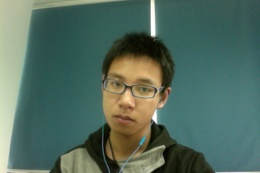
%> input picture HW2_0304110518_虞嘉豪/img.jpg, 260 x 173 px, shrunk from 640 x 426 before the run
$ octave --eval "myCanny('img.jpg');"   (GNU Octave 9; MATLAB toolbox functions it lacks are replaced by stand-ins)
%> lines starting %> are read from the running program, lines starting %| are printed output that depends on the picture; in (x1, y1, x2, y2) boxes, pixels count from 0 and x2, y2 are one past the last pixel; in counts of white or black regions, pixels touching at a corner belong together; the program's own positions count from 1
function myCanny(imgsrc)
%> called with imgsrc = 'img.jpg'
  img=imread(imgsrc);
%> img is the input picture: size 173x260x3 uint8; mean R, G, B 83.2, 107.9, 95.3
  %img=mat2gray(img);
  if min(size(img)) == 3
    img = rgb2gray(img);
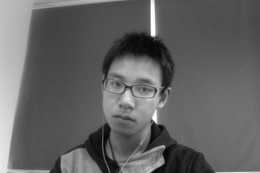
%> img: size 173x260 uint8; min 3, max 255, mean 99
  end
  [m n]=size(img);
%> m = 173; n = 260
  img=double(img);
%> img: size 173x260 double

  %%canny边缘检测的前两步相对不复杂，所以我就直接调用系统函数了
  %%高斯滤波
  w=fspecial('gaussian',[5 5]);
  img=imfilter(img,w,'replicate');

  %%sobel边缘检测
  w=fspecial('sobel');
  img_w=imfilter(img,w,'replicate');      %求横边缘
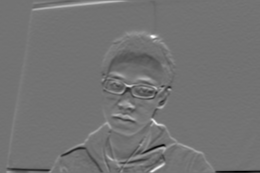
%> img_w: size 173x260 double; min -451, max 546.7, mean 0.1; drawn with min black and max white
  w=w';
  img_h=imfilter(img,w,'replicate');      %求竖边缘
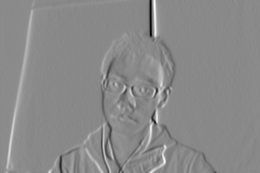
%> img_h: size 173x260 double; min -583.1, max 500, mean 3.5; drawn with min black and max white
  img=sqrt(img_w.^2+img_h.^2);        %注意这里不是简单的求平均，而是平方和在开方。我曾经好长一段时间都搞错了
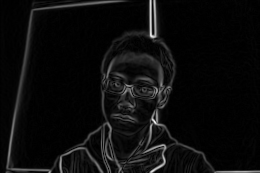
%> img: size 173x260 double; min 0.00163, max 658.4, mean 33; drawn with min black and max white

  %%下面是非极大抑制
  new_edge=zeros(m,n);
  for i=2:m-1
      for j=2:n-1
          Mx=img_w(i,j);
          My=img_h(i,j);

          if My~=0
              o=atan(Mx/My);      %边缘的法线弧度
          elseif My==0 && Mx>0
              o=pi/2;
          else
              o=-pi/2;
          end

          %Mx处用My和img进行插值
          adds=get_coords(o);      %边缘像素法线一侧求得的两点坐标，插值需要
          M1=My*img(i+adds(2),j+adds(1))+(Mx-My)*img(i+adds(4),j+adds(3));   %插值后得到的像素，用此像素和当前像素比较
          adds=get_coords(o+pi);   %边缘法线另一侧求得的两点坐标，插值需要
          M2=My*img(i+adds(2),j+adds(1))+(Mx-My)*img(i+adds(4),j+adds(3));   %另一侧插值得到的像素，同样和当前像素比较

          isbigger=(Mx*img(i,j)>M1)*(Mx*img(i,j)>=M2)+(Mx*img(i,j)<M1)*(Mx*img(i,j)<=M2); %如果当前点比两边点都大置1

          if isbigger
             new_edge(i,j)=img(i,j);
          end
      end
  end
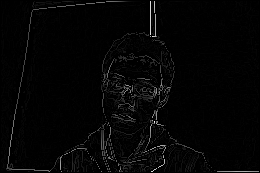
%> new_edge: size 173x260 double; min 0, max 658.4, mean 13.7; drawn with min black and max white
%> after the loop, o = -1.56

  %%下面是滞后阈值处理
  up=120;     %上阈值
  low=100;    %下阈值
  set(0,'RecursionLimit',10000);  %设置最大递归深度
  for i=1:m
      for j=1:n
        if new_edge(i,j)>up &&new_edge(i,j)~=255  %判断上阈值
              new_edge(i,j)=255;
              new_edge=connect(new_edge,i,j,low);
        end
      end
  end
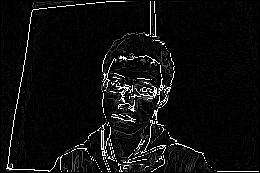
%> new_edge: size 173x260 double; 3.63% of pixels changed, all inside (x1, y1, x2, y2) = (6, 1, 259, 172)
  figure;
  imshow(new_edge==255)
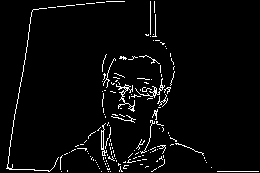
%> displayed picture: size 173x260 logical; 3.6% white in thin lines or dots
  title('Canny算子的处理结果')
end


function re=get_coords(angle)       %angle是边缘法线角度，返回法线前后两点
  sigma=0.000000001;
  x1=ceil(cos(angle+pi/8)*sqrt(2)-0.5-sigma);
  y1=ceil(-sin(angle-pi/8)*sqrt(2)-0.5-sigma);
  x2=ceil(cos(angle-pi/8)*sqrt(2)-0.5-sigma);
  y2=ceil(-sin(angle-pi/8)*sqrt(2)-0.5-sigma);
  re=[x1 y1 x2 y2];
end


function nedge=connect(nedge,y,x,low)       %种子定位后的连通分析
  neighbour=[-1 -1;-1 0;-1 1;0 -1;0 1;1 -1;1 0;1 1];  %八连通搜寻
  [m n]=size(nedge);
  for k=1:8
      yy=y+neighbour(k,1);
      xx=x+neighbour(k,2);
      if yy>=1 &&yy<=m &&xx>=1 && xx<=n
          if nedge(yy,xx)>=low && nedge(yy,xx)~=255   %判断下阈值
              nedge(yy,xx)=255;
              nedge=connect(nedge,yy,xx,low);
          end
      end
  end
end
